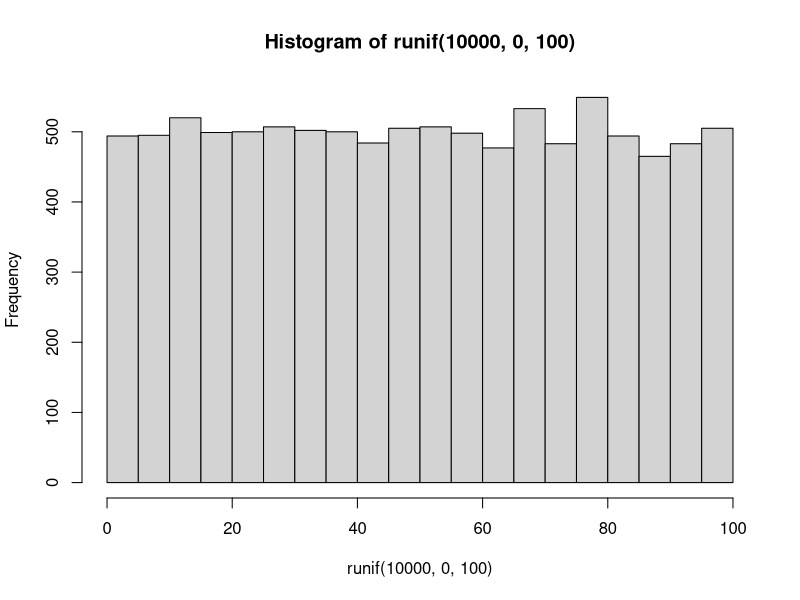
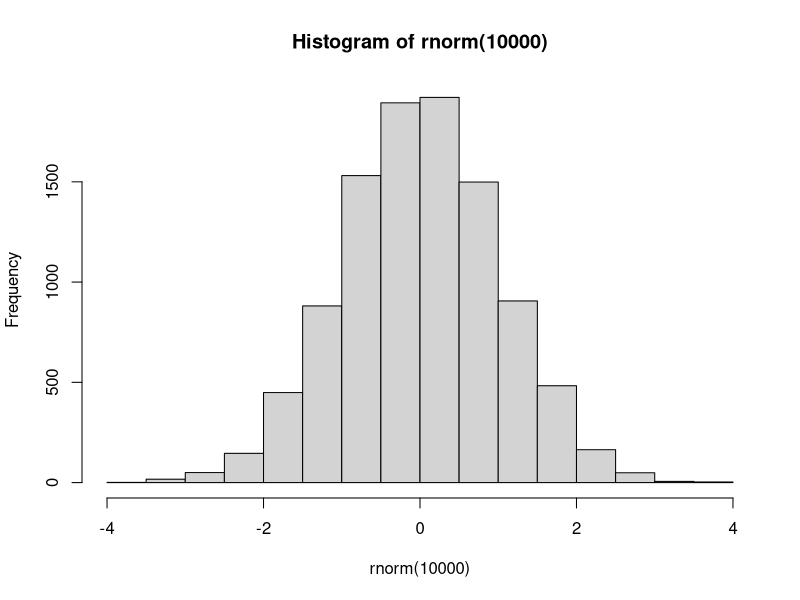

R code for these plots, in order:
## Artificial Intelligence for Humans
## Volume 1: Fundamental Algorithms
## R Version
## http://www.aifh.org
## http://www.jeffheaton.com
##
## Code repository:
## https://github.com/jeffheaton/aifh
##
## Copyright 2013 by Jeff Heaton
##
## Licensed under the Apache License, Version 2.0 (the "License");
## you may not use this file except in compliance with the License.
## You may obtain a copy of the License at
##
##     http://www.apache.org/licenses/LICENSE-2.0
##
## Unless required by applicable law or agreed to in writing, software
## distributed under the License is distributed on an "AS IS" BASIS,
## WITHOUT WARRANTIES OR CONDITIONS OF ANY KIND, either express or implied.
## See the License for the specific language governing permissions and
## limitations under the License.
##
## For more information on Heaton Research copyrights, licenses
## and trademarks visit:
## http://www.heatonresearch.com/copyright

## Chapter 4 Example: Random numbers

## R uses Mersenne twister as the default random number generator.
## http://en.wikipedia.org/wiki/Mersenne_twister

## There are two types of random number numbers you will typically generate.  These
## are uniform and normal random numbers.  

#############################
## Uniform random numbers  
#############################

# If you've delt with random numbers in other programming languages, you most likely made
# use of uniform random numbers.  Uniform random numbers in R are created with the runif
# function.

# The following function creates 1 random number in the range 0 to 100.
runif(1,0,100)

# Uniform numbers give all numbers in the specified range an equal probability of selection.
# This can be verified with a graph.

hist(runif(10000,0,100))

# The above graph plots 10000 random numbers.  The bars should be mostly the same hight, with
# no clear pattern.

#############################
## Normal random numbers  
#############################

# Normally distributed random numbers cluster around zero and follow the normal distribution.
# http://en.wikipedia.org/wiki/Normal_distribution

# The following function creates 1 normally distributed random number.
rnorm(1)

# You can see a random normal distribution with the following command.

hist(rnorm(10000))

# The above graph plots 10000 random numbers.  The bars should be mostly the same hight, with
# no clear pattern.


rnorm(rnorm(1000000))